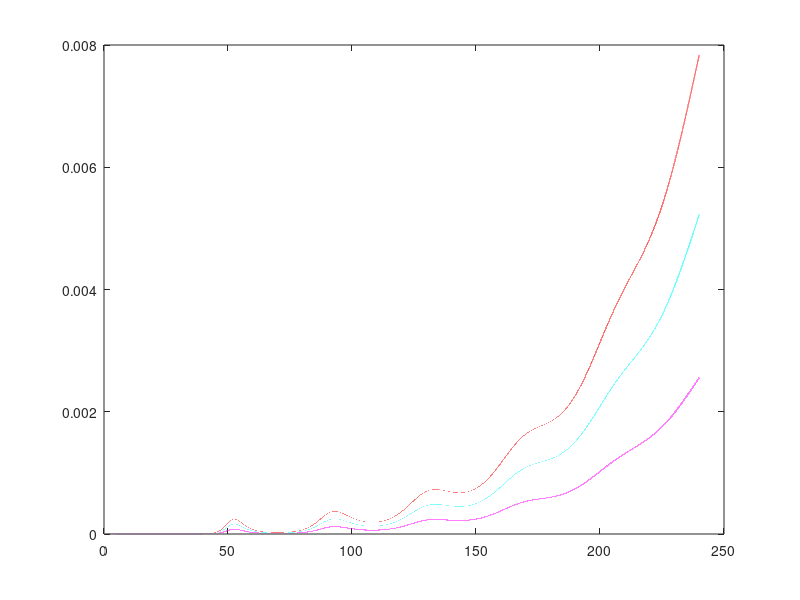

Here is the MATLAB script that generated this plot:
% WIth timed drug

tn = 10*24; % hours
t0 = 0;  % initial time
h  = 0.001; 

t = t0:h:tn;

nt = length(t);

T    = zeros(nt,1);
IS   = zeros(nt,1);
IR1  = zeros(nt,1);
IR2  = zeros(nt,1);
IR12 = zeros(nt,1);

% Initial conditions
T(1)  = 4;
IS(1) = 3;
IR1(1) = 0;
IR2(1) = 0;
IR12(1) = 0;

% Parameters
lambda = 5/24;
delta = 0.5/24;
b = 0.25;
bs = 0.25;
br1 = 0.24;
br2 = 0.24;
br12 = 0.24;
mu = 10^(-5);
mu1 = (1/2)*mu;
mu2 = (1/3)*mu;
mu12 = (1/6)*mu;
a = 1;
epsilon=0.9;

% x(1) = target cells (T)
% x(2) = infected sensitive (Is)

    epsilon1 = 0.1;%*i;
    epsilon2 = 0.1;%*j;

for i = 1:nt-1
    

    if( rem(i,8) == 0 )

    conc1 = 1.5;
    conc2 = 1.5;
        
    T(i+1)  = T(i) + ...
        h*(lambda - delta*T(i) - ( conc1*(1-epsilon1)*conc2*(1-epsilon2)*bs*IS(i) + br1*IR1(i) + br2*IR2(i) + br12*IR12(i))*T(i) );
    IS(i+1) = IS(i) + ...
        h*( conc1*(1-epsilon1)*conc1*(1-epsilon2)*(1-mu)*bs*IS(i)*T(i) - a*IS(i) );
    IR1(i+1) = IR1(i) + ...
        h*( br1*T(i)*IR1(i) - a*IR1(i) + conc1*(1-epsilon1)*mu1*br1*IS(i)*T(i) );
    IR2(i+1) = IR2(i) + ...
        h*( br1*T(i)*IR2(i) - a*IR2(i) + conc2*(1-epsilon2)*mu2*br2*IS(i)*T(i) );
    IR12(i+1) = IR12(i) + ...
        h*( br1*T(i)*IR12(i) - a*IR12(i) + conc1*(1-epsilon1)*conc2*(1-epsilon2)*mu12*br12*IS(i)*T(i) );
    
    else

            
    T(i+1)  = T(i) + ...
        h*(lambda - delta*T(i) - ( (1-epsilon1)*(1-epsilon2)*bs*IS(i) + br1*IR1(i) + br2*IR2(i) + br12*IR12(i))*T(i) );
    IS(i+1) = IS(i) + ...
        h*( (1-epsilon1)*(1-epsilon2)*(1-mu)*bs*IS(i)*T(i) - a*IS(i) );
    IR1(i+1) = IR1(i) + ...
        h*( br1*T(i)*IR1(i) - a*IR1(i) + (1-epsilon1)*mu1*br1*IS(i)*T(i) );
    IR2(i+1) = IR2(i) + ...
        h*( br1*T(i)*IR2(i) - a*IR2(i) + (1-epsilon2)*mu2*br2*IS(i)*T(i) );
    IR12(i+1) = IR12(i) + ...
        h*( br1*T(i)*IR12(i) - a*IR12(i) + (1-epsilon1)*(1-epsilon2)*mu12*br12*IS(i)*T(i) );
    
    end

 end

    %subplot(10, 10, i);
    %caption1 = sprintf('E1 = %2g', epsilon1);
    %caption2 = sprintf(' E2 = %2g', epsilon2);
    %plot(t,xa(:,1), 'k', t, xa(:,2), 'g', t, xa(:,3), 'r', 'LineWidth', 1.2)
    %title([caption1 caption2])
    
%     plot(t,T, 'b',...
%         t,IS, 'g',...
    plot(t,IR1, 'r',...
        t,IR2, 'c',...
        t,IR12, 'm',...
        'LineWidth', 1.2)
    %hold on
    
    
%     plot(t, IR1)
%     hold on
%     plot(t, IR2)
%     hold on
%     plot(t, IR12)
